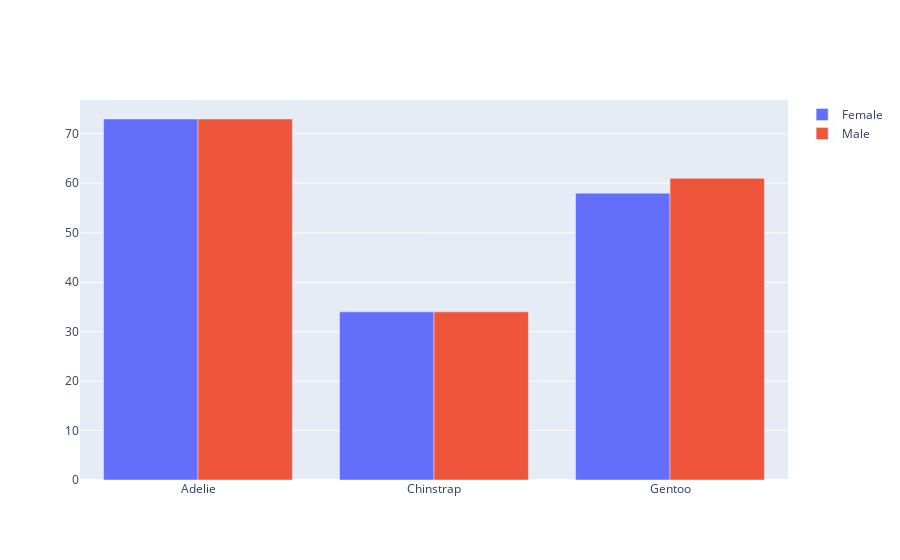

Notebook code for this chart:
### Code cell
animals= penguins.species.unique() # ESTO ES UNA LISTA CON LOS NOMBRES 
fig = go.Figure(data=[
    go.Bar(name="Female", x=animals, y=agrupado.Female),
    go.Bar(name="Male", x=animals, y=agrupado.Male)
])
fig.show()

### Figure 1 — Plotly figure (JSON) as saved in the notebook; plotly's stock layout.template omitted (floating-point values rounded to 4 significant figures)
{"data": [{"name": "Female", "type": "bar", "x": ["Adelie", "Chinstrap", "Gentoo"], "y": [73, 34, 58]}, {"name": "Male", "type": "bar", "x": ["Adelie", "Chinstrap", "Gentoo"], "y": [73, 34, 61]}], "layout": {}}
